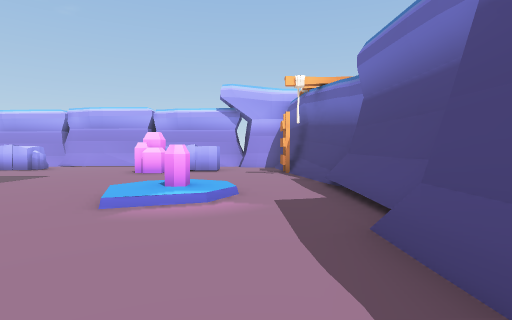
view 1 (above)

24 first-person views from a walk through a 3-D level made in the Unity game engine. The camera is 1.4 m above the floor, tilts 2° down and sees 80° across. The floor is counted in squares, 2 m on a side. Each view is taken from the middle of a square. On the plan, view 1 faces up. The plan holds only what a view shows up to about 10 squares ahead; the rest is blank. The place goes on beyond the plan. Some animated figures are not drawn.

view 2
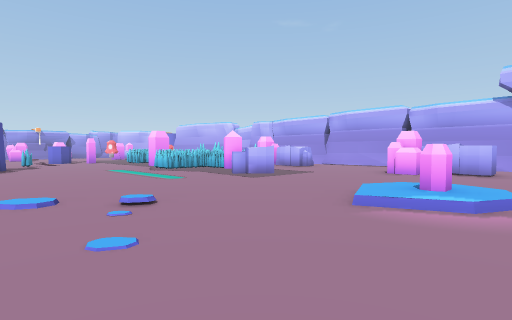

view 3
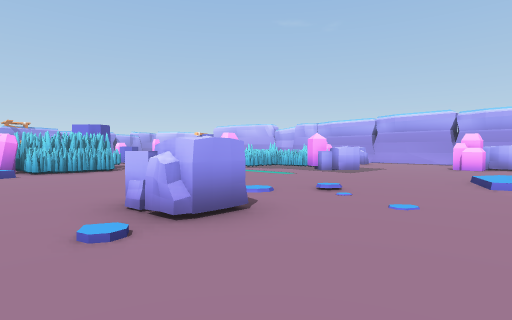

view 4
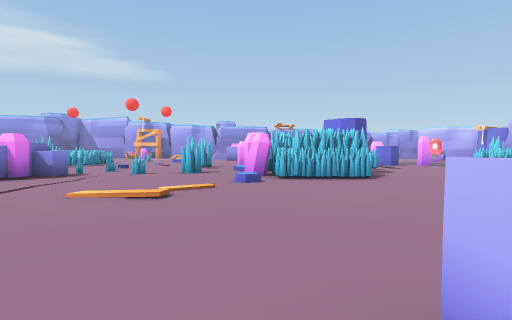

view 5
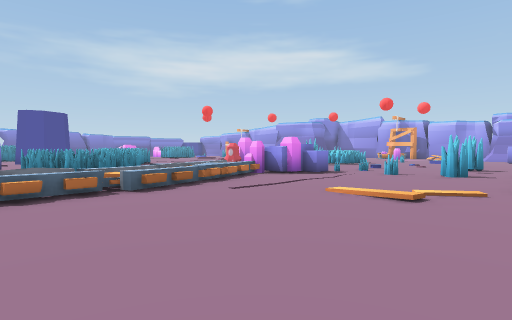

view 6
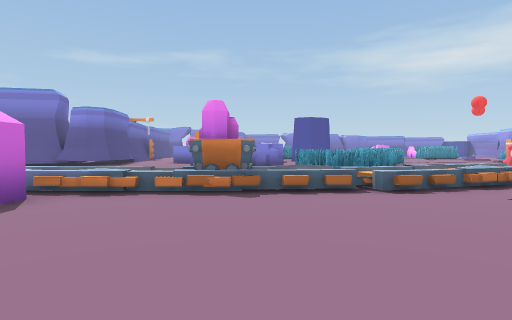

view 7
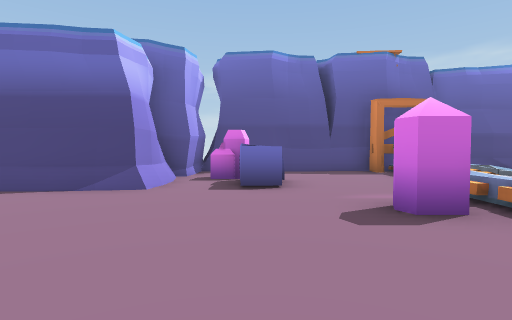

view 8
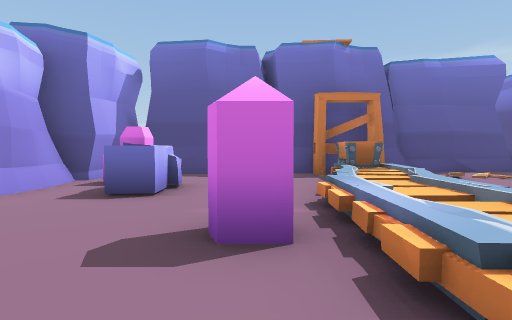

view 9
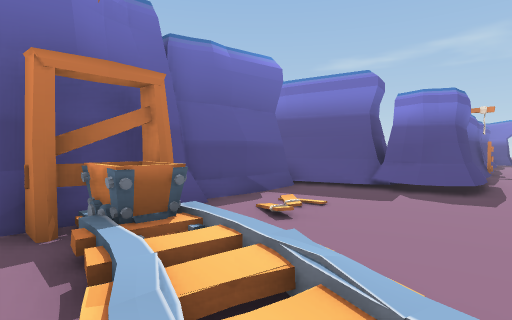

view 10
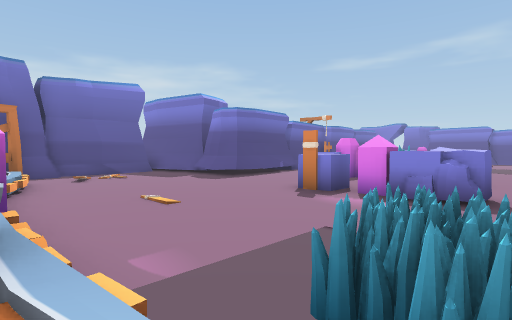

view 11
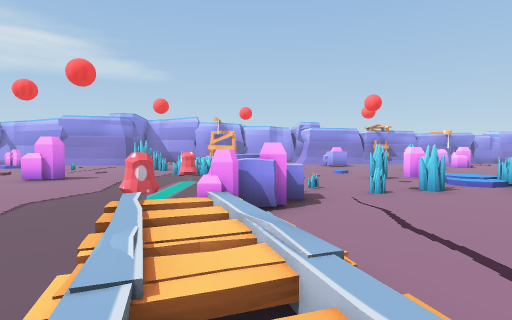

view 12
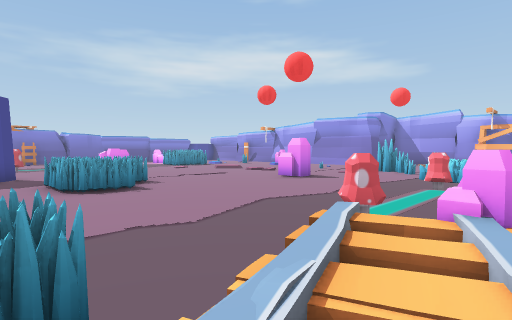

view 13
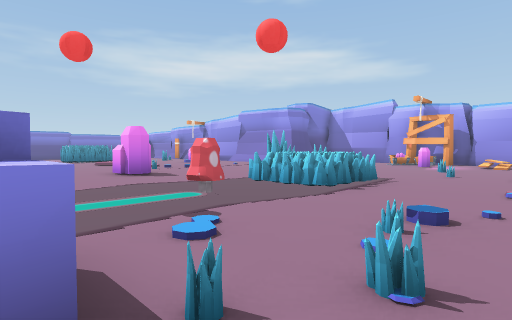

view 14
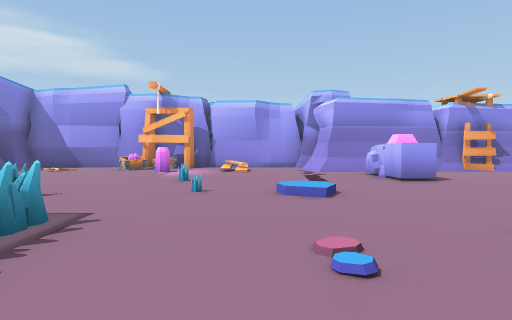

view 15
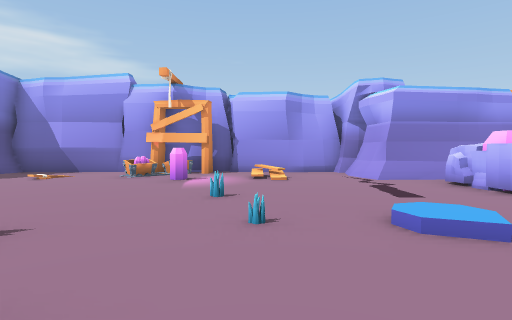

view 16
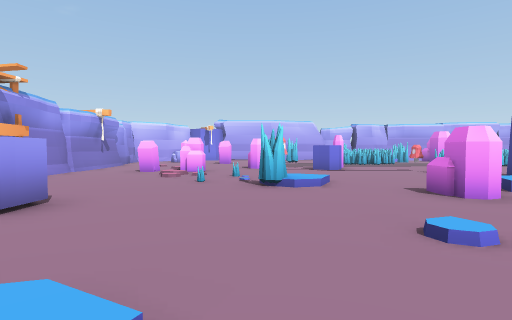

view 17
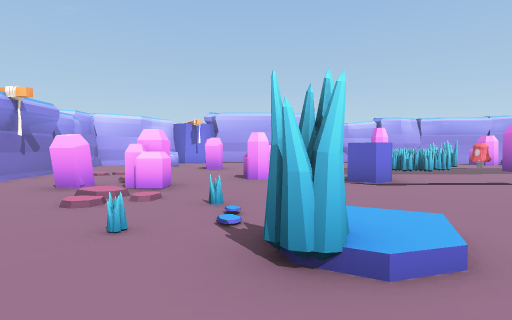

view 18
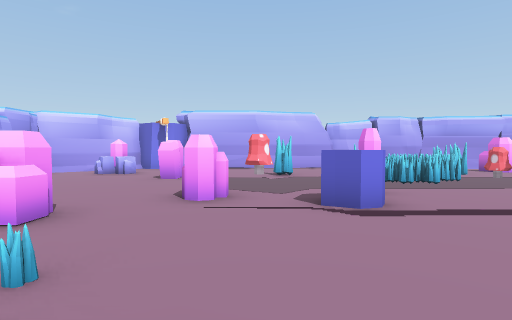

view 19
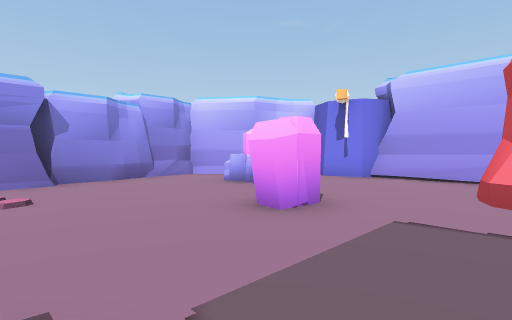

view 20
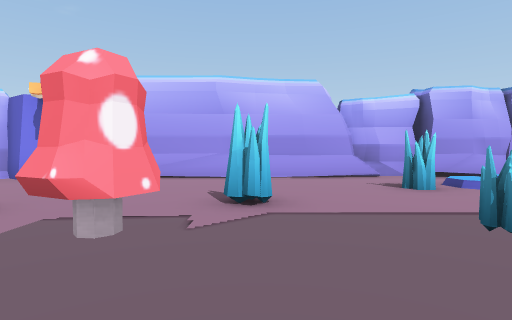

view 21
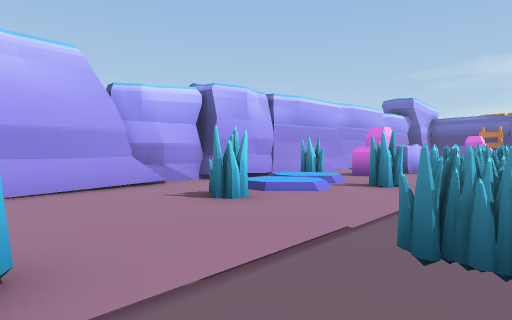

view 22
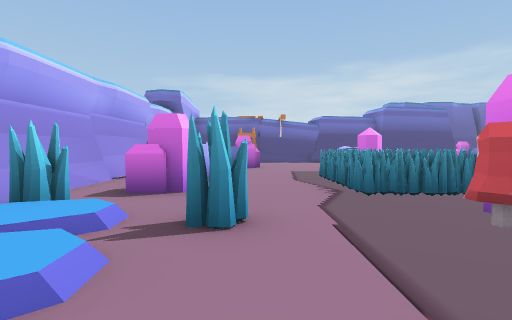

view 23
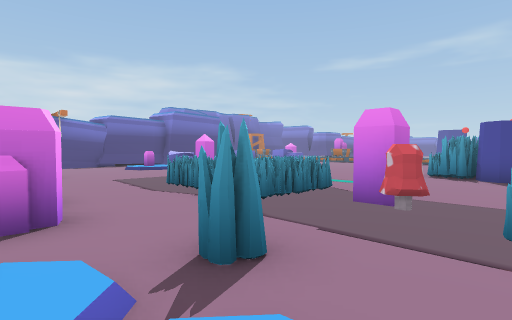

view 24
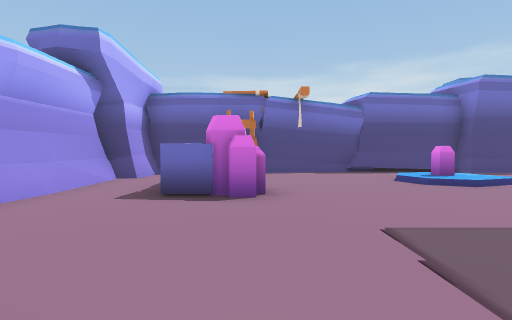

### Floor plan
Key: @ floor where view 1 was taken; # wall or solid block; x gap in a wall; . main floor; : floor 0.25 m higher than the main floor; + floor 0.75 m higher than the main floor; / step, stairs or slope; = window, fence, low wall or low ledge; ^ raised ledge; C crystal; L ladder; R rock; P plank; M mushroom; O other object.
Columns run from 28 left of view 1 to 7 right of it. Each row starts with its distance up from view 1.
 13     RP#######RRRR############
 12     .P......... O...........##
 11   #  ........O/ O.C##.....=. #
 10  R..C.........//..C......##..##
  9  R........O.....O........C...L#
  8 RR....C.....OOO...............#
  7 RRR......M...OOM..OOO##.......#
  6 R##..........O..C.O..C^.......#
  5  ##.....C..C......O......./C..#
  4  ##.....C.RR............../:..#
  3   #.. C.......................#
  2   #..C/......O...............##
  1   #.../O.....  ROO...........##
  0   L....O//...  ROO....  ....@##
 -1   #.....O/..  OOOO......#....####
 -2   #........C/ :.C.............#####
 -3   #.C#.............P...........CC.#
 -4   #x##......O..O...P..........^#..#
 -5 ###............O..................#
 -6 #....../...................CC.....#
 -7 #............OOO^....O/.OOO/O//...#
 -8 #.O....O........#C/O///OCC    //OP#
 -9 #....O...OOO......C / OO....O./+OPO
-10 #OC....O.  O.M...M/.. OO..........##
-11 #OO.....O  O.........   ...P....P..#
-12 #......   ...........   ........OP.#
-13 #.O..     ...........  ............#
-14 #...       .C........  ##..........#
-15 #..        /C.....OO.  # C#....#####

Positions as (right, up) in squares from view 1, and headings:
1: (0, 0), facing up
2: (0, 0), facing up-left
3: (-1, -3), facing up-left
4: (-4, -2), facing left
5: (-4, -2), facing down-left
6: (-4, -2), facing down
7: (-4, -4), facing right
8: (-3, -6), facing right
9: (1, -7), facing down-right
10: (-6, -8), facing down-right
11: (-6, -8), facing left
12: (-7, -8), facing down-left
13: (-12, -6), facing down-left
14: (-16, -7), facing left
15: (-18, -8), facing left
16: (-20, -7), facing up
17: (-20, -3), facing up
18: (-19, -1), facing up
19: (-19, 5), facing up-left
20: (-18, 5), facing up
21: (-18, 7), facing up-right
22: (-15, 9), facing right
23: (-14, 11), facing down-right
24: (-8, 9), facing right
